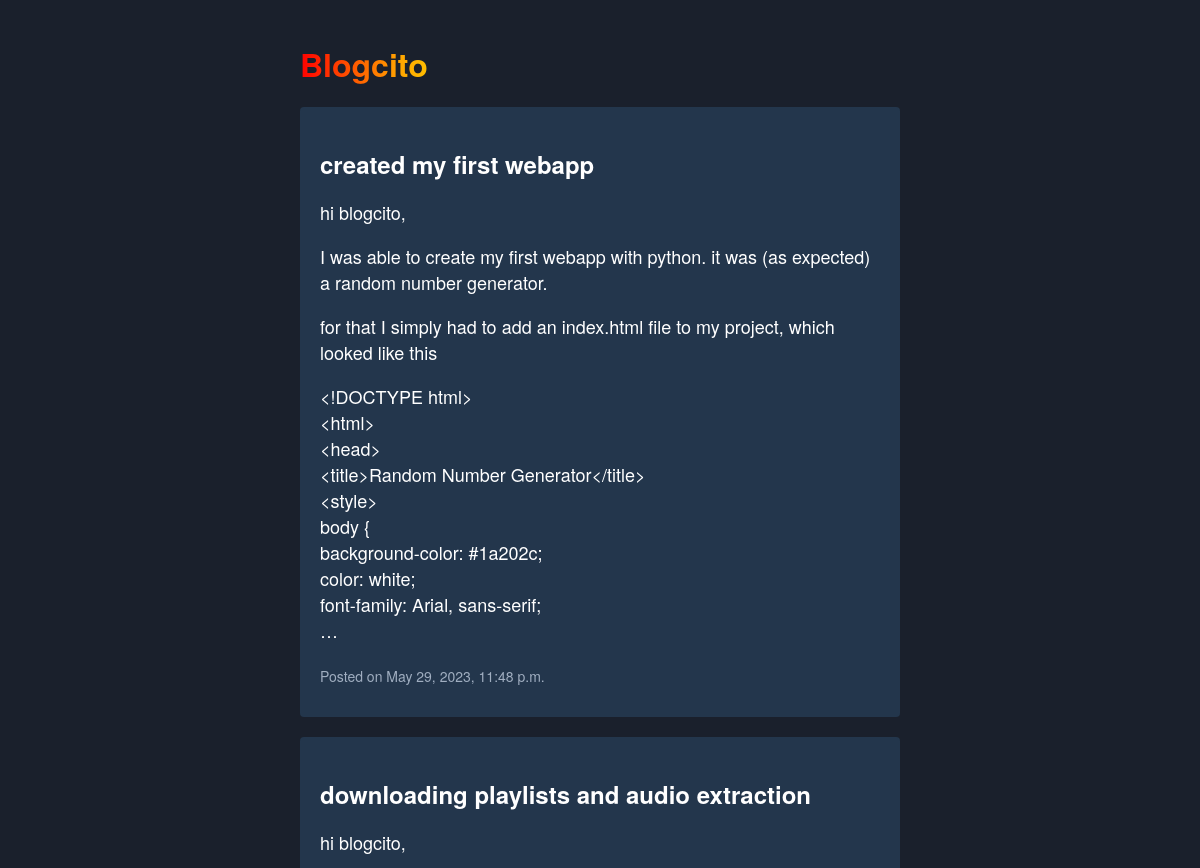
/ (upper part), run on an earlier commit of the app's database.
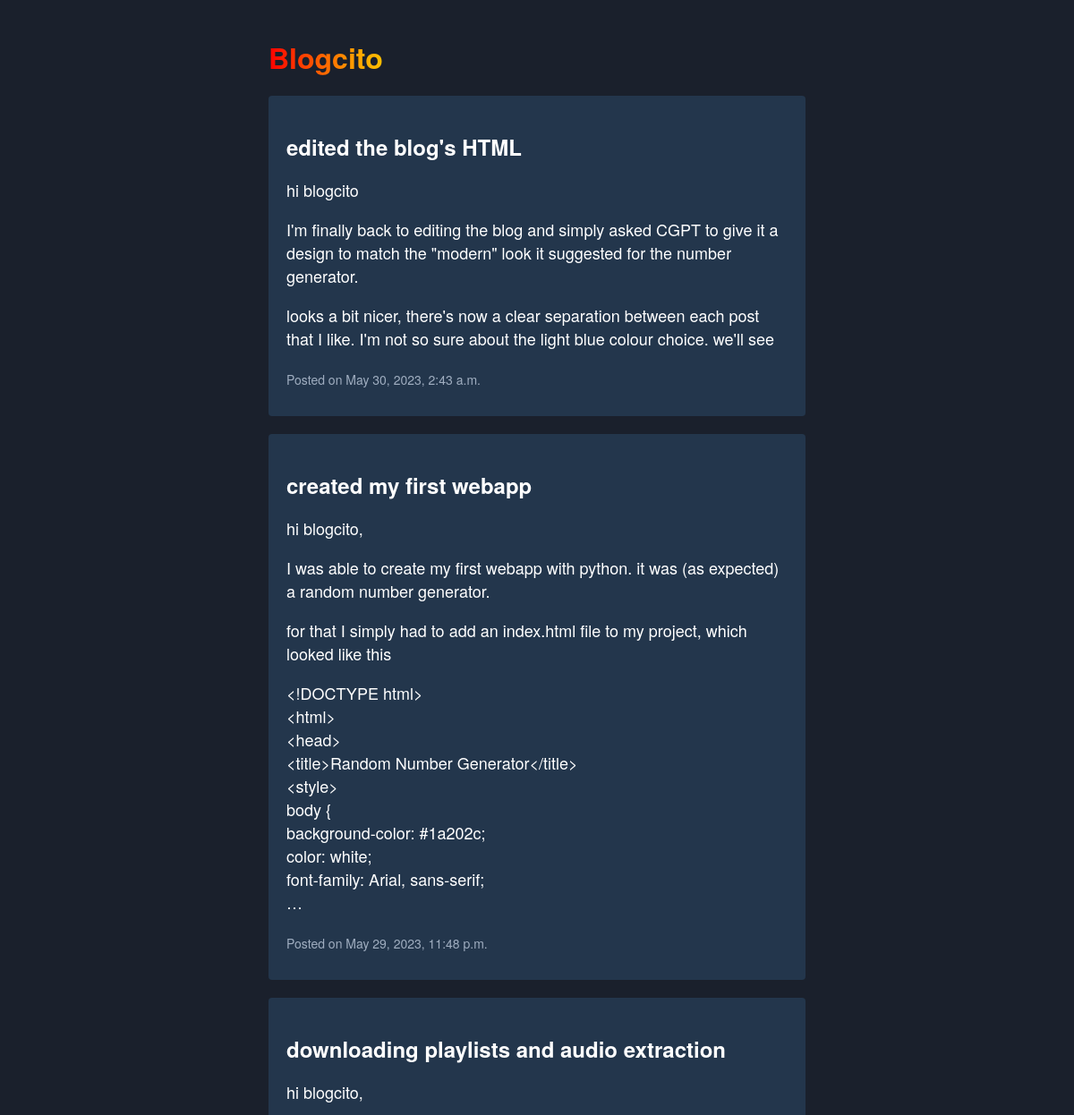
And on a later commit of the database.
### blog_application/models.py (models this page shows, shortened)
class BlogPost(models.Model):
    title = models.CharField(max_length=45)
    body = models.TextField()
    created_at = models.DateTimeField(auto_now_add=True)

### blog_application/views.py (the view)
# urls.py: path('', views.homePage, name="home"),
def homePage(request):
    posts = BlogPost.objects.all().order_by('-created_at')
    return render(request, 'homepage.html', {'posts': posts})

### blog_application/templates/homepage.html (shortened to what this page needs)
<!DOCTYPE html>
<html>
<head>
</head>
<body>
    <div class="container">
        <h1 style="background: repeating-linear-gradient(to right, red, orange, yellow, green, blue, indigo, violet);
               -webkit-background-clip: text;
               -webkit-text-fill-color: transparent;">
        Blogcito
        </h1>
        {% for post in posts %}
        <div class="post">
            <h2><a href="{% url 'blog_application:post_detail' post.id %}">{{ post.title }}</a></h2>
            <p>{{ post.body|linebreaks|truncatechars:500 }}</p>
            <p><small>Posted on {{ post.created_at }}</small></p>
        </div>
        {% empty %}
        <p>No posts yet.</p>
        {% endfor %}
    </div>
</body>
</html>

What changed in the data, as far as the page shows it:
added BlogPost: title "edited the blog's HTML", body "hi blogcito I'm finally back to editing the blog and simply asked CGPT to give it a design to match the \"modern\" look it suggested for the number generator. looks a bit nicer, there's now a clear separation between each post that I like. I'm not so sure about the light blue colour choice. we'll see", created_at "May 30, 2023, 2:43 a.m."
